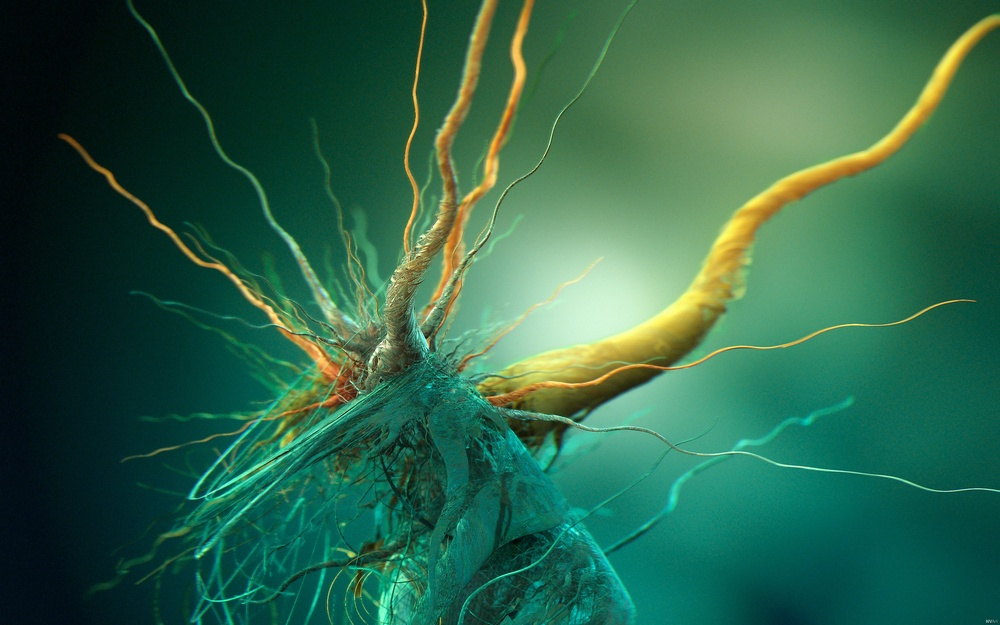
//> input picture cpp/cuda/src/nvida_samples/common/data/Growth_of_cubic_bacteria_25x16.jpg, 1000 x 625 px, shrunk from 2560 x 1600 before the run
$ ./BoundingContours ../../../cuda/src/nvida_samples/common/data/Growth_of_cubic_bacteria_25x16.jpg   (built with g++ and OpenCV 4)
//> lines starting //> are read from the running program, lines starting //| are printed output that depends on the picture; after the words box and inside, x2 and y2 are one past the last pixel; in counts of white or black regions, pixels touching at a corner belong together
#include <iostream>
#include <stdio.h>
#include <stdlib.h>

#include <opencv2/highgui/highgui.hpp>
#include <opencv2/imgproc/imgproc.hpp>

using namespace cv;
using namespace std;

Mat src;
Mat src_gray;
int thresh = 100;
int max_thresh = 255;
RNG rng(12345);

void thresh_callback( int, void* );

int main( int argc, char** argv )
{
    src = imread( argv[1], 1 );
//> src is the input picture: 625 rows x 1000 cols, CV_8UC3; mean B, G, R 74.3, 100.3, 45.6

    cvtColor( src, src_gray, CV_BGR2GRAY );
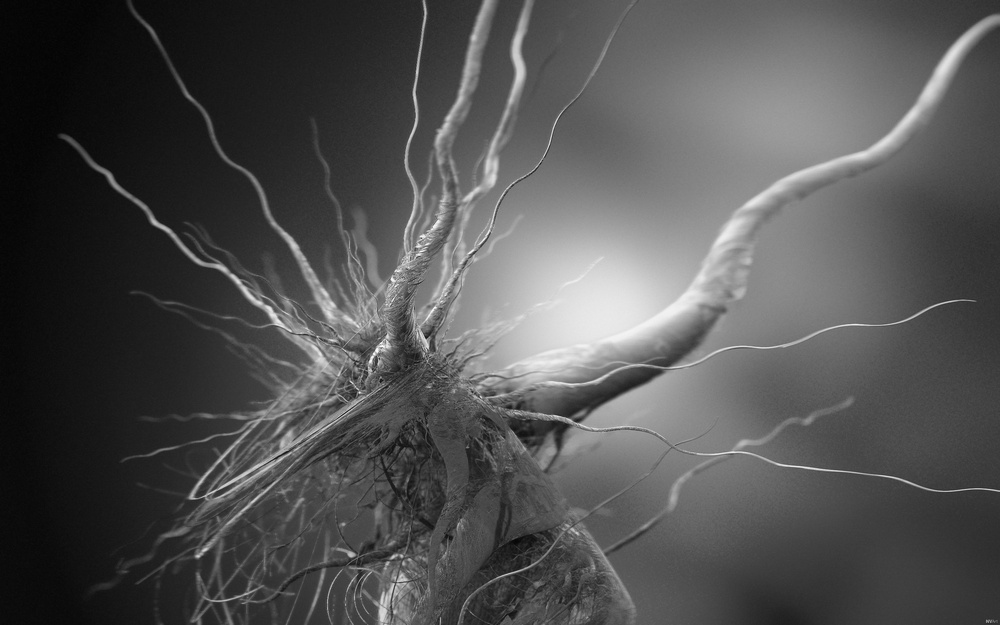
//> src_gray: 625 rows x 1000 cols, CV_8UC1; min 3, max 251, mean 81
    blur( src_gray, src_gray, Size(3, 3) );

    // create window
    char* source_window = "Source";
    namedWindow( source_window, CV_WINDOW_AUTOSIZE );
    imshow( source_window, src );

    createTrackbar( "Threshold: ", "Source", &thresh, max_thresh, thresh_callback );
    thresh_callback( 0, 0 );

    waitKey(0);
    return 0;
}


void thresh_callback( int, void* )
{
    Mat threshold_output;
    vector<vector<Point> > contours;
    vector<Vec4i> hierarchy;

    // detect edges using threshold
    threshold( src_gray, threshold_output, thresh, 255, THRESH_BINARY );
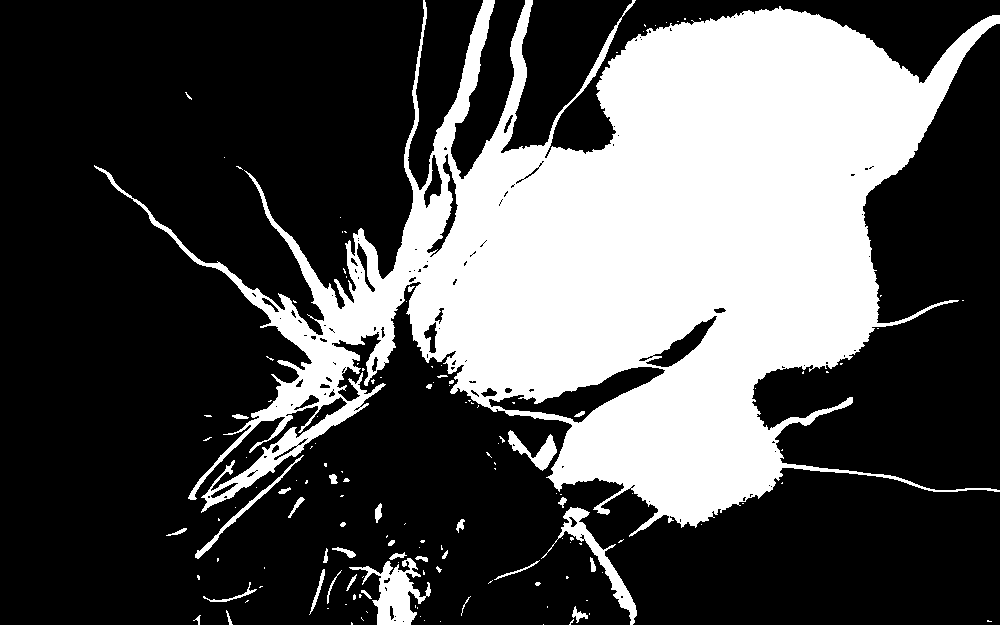
//> threshold_output: 625 rows x 1000 cols, CV_8UC1; 31.8% white; 144 white regions (107 under 20 px)
    // find contours
    findContours( threshold_output, contours, hierarchy, CV_RETR_TREE, CV_CHAIN_APPROX_SIMPLE, Point(0, 0) );
//> contours = 288 contours, 223 with area under 20; largest, box (x1, y1, x2, y2) and area: (94, 0, 1000, 537) 194707, (488, 366, 666, 424) 3342, (349, 558, 431, 625) 2064, (541, 507, 637, 625) 1494, (645, 315, 718, 368) 1124

    // approximate contours to polygons + get bounding rects and circles
    vector<vector<Point> > contours_poly( contours.size() );
//> contours_poly = 288 empty contours
    vector<Rect> boundRect( contours.size() );
    vector<Point2f> center( contours.size() );
    vector<float> radius( contours.size() );

    for ( int i = 0; i < contours.size(); i++ )
    {
        approxPolyDP( Mat( contours[i]), contours_poly[i], 3, true );
        boundRect[i] = boundingRect( Mat(contours_poly[i]) );
        minEnclosingCircle( (Mat)contours_poly[i], center[i], radius[i] );
    }
//> after the loop, contours_poly = 288 contours, 254 with area under 20; largest, box (x1, y1, x2, y2) and area: (94, 0, 1000, 537) 195620, (488, 367, 666, 424) 3160, (349, 558, 430, 625) 2052, (541, 507, 636, 625) 1406, (645, 316, 718, 368) 1068; boundRect = 288 Rects (x, y, width, height), first 8: [543, 624, 1, 1], [351, 622, 1, 1], [440, 621, 1, 1], [987, 620, 5, 2], [424, 620, 1, 1], [569, 619, 5, 6], [361, 617, 3, 4], [420, 616, 1, 1]; center = 288 Points (x, y), first 12: [543, 624], [351, 622], [440, 621], [989, 620.5], [424, 620], [571, 621.5], [362, 618.5], [420, 616], [197.7, 619.2], [589, 613], [366, 611], [229, 617]; radius = 288 values, max 487.5 at index 153, min 0.0001 at index 0, mean 5.68

    // draw polygonal contour + bonding rects + circles
    Mat drawing = Mat::zeros( threshold_output.size(), CV_8UC3 );
    for ( int i = 0; i < contours.size(); i++ )
    {
        Scalar color = Scalar( rng.uniform(0, 255), rng.uniform(0, 255), rng.uniform(0, 255) );
        drawContours( drawing, contours_poly, i, color, 1, 8, vector<Vec4i>(), 0, Point() );
        rectangle( drawing, boundRect[i].tl(), boundRect[i].br(), color, 2, 8, 0 );
        circle( drawing, center[i], (int)radius[i], color, 2, 8, 0 );
    }
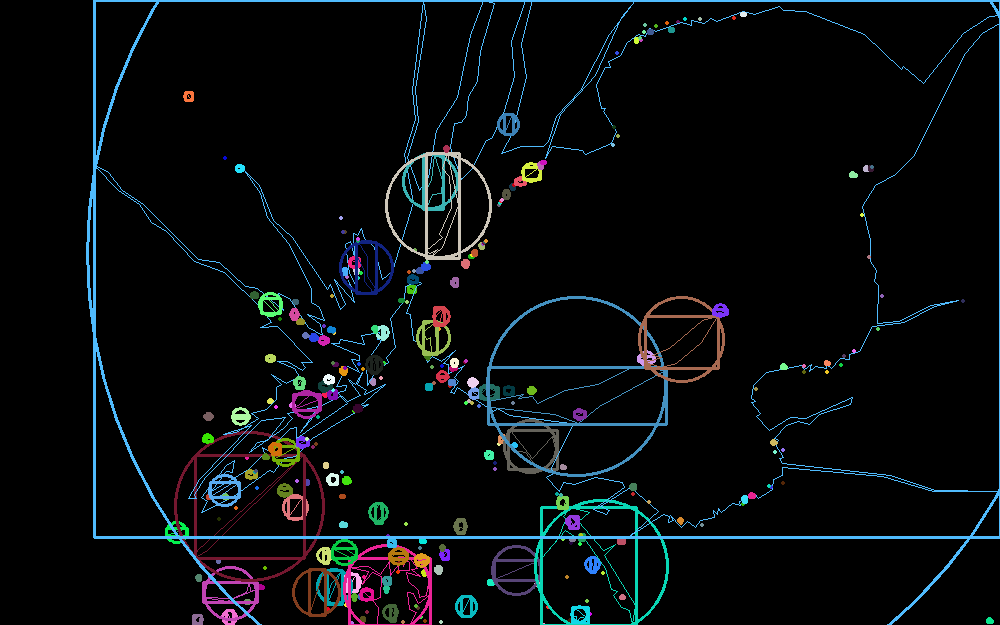
//> drawing: 625 rows x 1000 cols, CV_8UC3; mean B, G, R 13.3, 11.3, 8.1

    namedWindow( "Contours", CV_WINDOW_AUTOSIZE );
    imshow( "Contours", drawing );
}

$ run again, on cpp/cuda/src/nvida_samples/common/data/flower.ppm
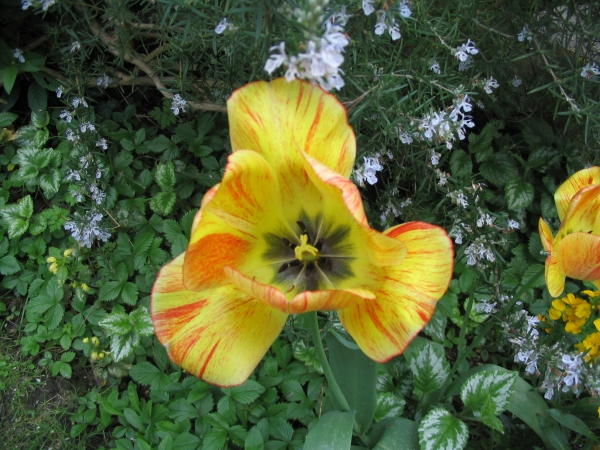
//> input picture cpp/cuda/src/nvida_samples/common/data/flower.ppm, 600 x 450 px
//> src is the input picture: 450 rows x 600 cols, CV_8UC3; mean B, G, R 52.7, 94.5, 83.8
//> in thresh_callback, `threshold( src_gray, threshold_output, thresh, 255, THRESH_BINARY );`:
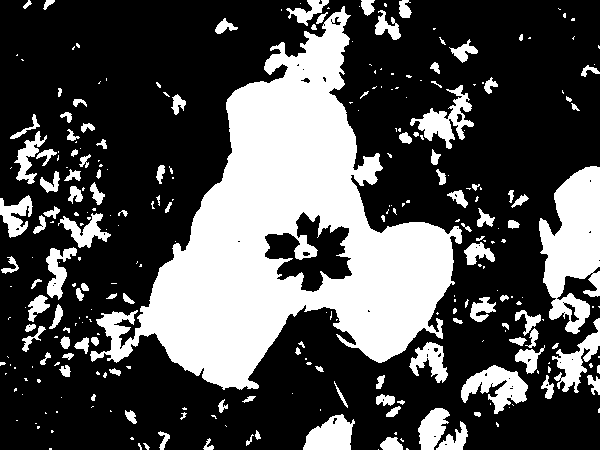
//> threshold_output: 450 rows x 600 cols, CV_8UC1; 31.2% white; 284 white regions (166 under 20 px)
//> contours = 330 contours, 227 with area under 20; largest, box (x1, y1, x2, y2) and area: (90, 6, 462, 390) 58573, (539, 166, 600, 334) 6342, (264, 211, 353, 293) 3773, (461, 365, 528, 414) 1518, (410, 85, 474, 149) 1286
//> in thresh_callback, `vector<vector<Point> > contours_poly( contours.size() );`: contours_poly = 330 empty contours
//> after the loop in thresh_callback, `for ( int i = 0; i < contours.size(); i++ )`: contours_poly = 330 contours, 251 with area under 20; largest, box (x1, y1, x2, y2) and area: (91, 6, 462, 390) 58492, (539, 166, 600, 334) 6098, (264, 211, 353, 293) 3562, (461, 365, 528, 414) 1588, (410, 85, 474, 149) 1260; boundRect = 330 Rects (x, y, width, height), first 8: [378, 449, 1, 1], [406, 448, 1, 1], [49, 448, 1, 1], [143, 443, 6, 7], [138, 443, 4, 7], [401, 438, 3, 4], [204, 438, 10, 12], [380, 437, 23, 13]; center = 330 Points (x, y), first 12: [378, 449], [406, 448], [49, 448], [145.5, 446], [139.5, 446], [402, 439.5], [208, 444.2], [391, 446.5], [131.5, 438.5], [249, 439.5], [395, 432], [161.5, 440]; radius = 330 values, max 223.1 at index 310, min 0.0001 at index 0, mean 5.05
//> after the loop in thresh_callback, `for ( int i = 0; i < contours.size(); i++ )`:
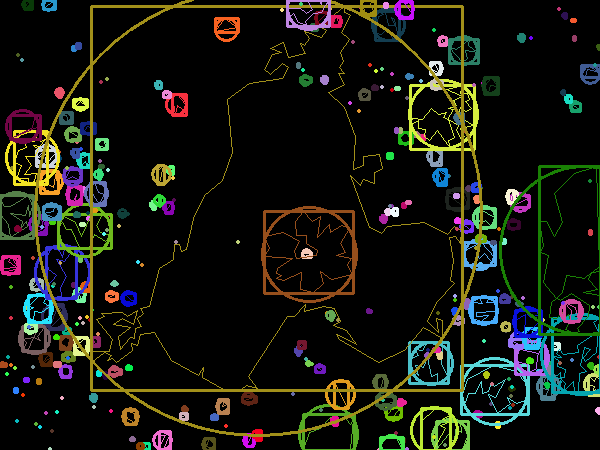
//> drawing: 450 rows x 600 cols, CV_8UC3; mean B, G, R 17.1, 24.1, 22.7

$ run again, on cpp/cuda/src/nvida_samples/common/data/person.ppm
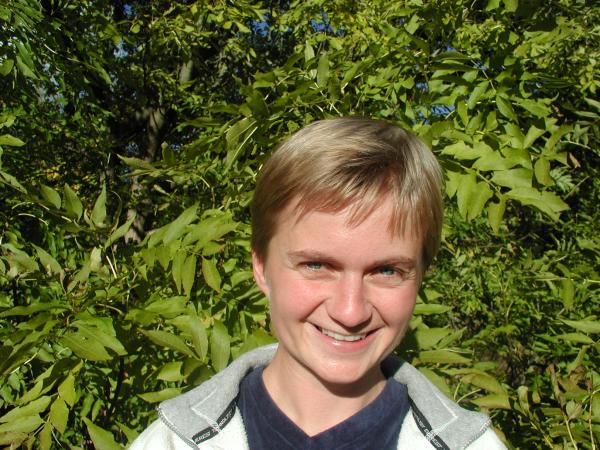
//> input picture cpp/cuda/src/nvida_samples/common/data/person.ppm, 600 x 450 px
//> src is the input picture: 450 rows x 600 cols, CV_8UC3; mean B, G, R 47.4, 94.7, 92.8
//> in thresh_callback, `threshold( src_gray, threshold_output, thresh, 255, THRESH_BINARY );`:
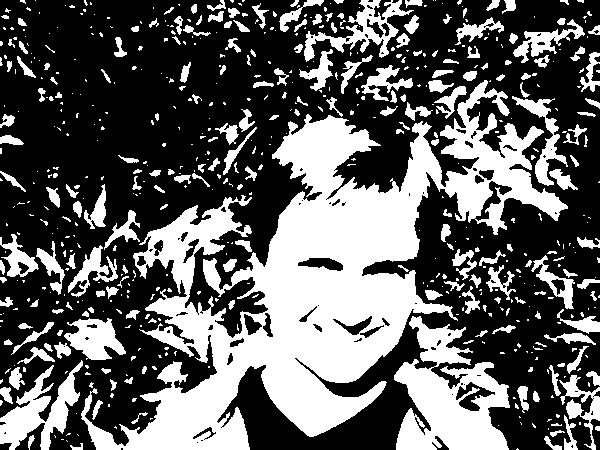
//> threshold_output: 450 rows x 600 cols, CV_8UC1; 37.3% white; 613 white regions (405 under 20 px)
//> contours = 714 contours, 523 with area under 20; largest, box (x1, y1, x2, y2) and area: (81, 80, 568, 450) 59367, (394, 316, 510, 450) 8643, (0, 360, 83, 450) 2766, (304, 0, 414, 62) 1896, (64, 318, 126, 360) 1486
//> in thresh_callback, `vector<vector<Point> > contours_poly( contours.size() );`: contours_poly = 714 empty contours
//> after the loop in thresh_callback, `for ( int i = 0; i < contours.size(); i++ )`: contours_poly = 714 contours, 568 with area under 20; largest, box (x1, y1, x2, y2) and area: (81, 80, 568, 450) 59484, (394, 316, 510, 450) 8804, (0, 360, 83, 450) 2678, (305, 0, 414, 60) 1978, (64, 318, 126, 360) 1544; boundRect = 714 Rects (x, y, width, height), first 8: [518, 449, 1, 1], [70, 443, 13, 7], [66, 440, 1, 1], [61, 439, 1, 1], [545, 436, 17, 14], [54, 435, 1, 1], [29, 435, 5, 15], [77, 434, 1, 1]; center = 714 Points (x, y), first 12: [518, 449], [76.33, 446], [66, 440], [61, 439], [553, 442.5], [54, 435], [31, 442], [77, 434], [68, 434], [557, 433], [548, 428], [597.5, 428]; radius = 714 values, max 274.3 at index 445, min 0.0001 at index 0, mean 4.43
//> after the loop in thresh_callback, `for ( int i = 0; i < contours.size(); i++ )`:
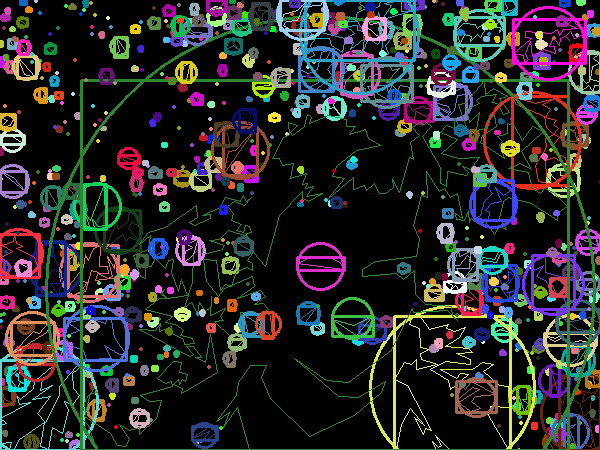
//> drawing: 450 rows x 600 cols, CV_8UC3; mean B, G, R 37.8, 39.5, 37.6
